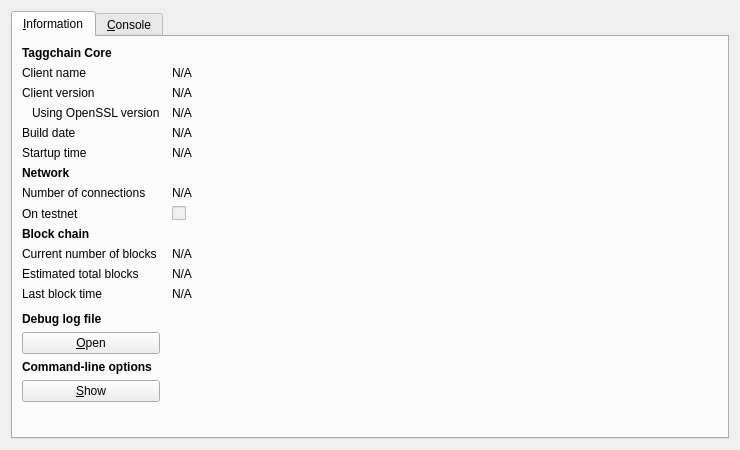
<?xml version="1.0" encoding="UTF-8"?>
<ui version="4.0">
 <class>RPCConsole</class>
 <widget class="QDialog" name="RPCConsole">
  <property name="geometry">
   <rect>
    <x>0</x>
    <y>0</y>
    <width>740</width>
    <height>450</height>
   </rect>
  </property>
  <property name="windowTitle">
   <string>Taggchain - Debug window</string>
  </property>
  <layout class="QVBoxLayout" name="verticalLayout_2">
   <item>
    <widget class="QTabWidget" name="tabWidget">
     <property name="currentIndex">
      <number>0</number>
     </property>
     <widget class="QWidget" name="tab_info">
      <attribute name="title">
       <string>&amp;Information</string>
      </attribute>
      <layout class="QGridLayout" name="gridLayout" columnstretch="0,1">
       <property name="horizontalSpacing">
        <number>12</number>
       </property>
       <item row="0" column="0">
        <widget class="QLabel" name="label_9">
         <property name="font">
          <font>
           <weight>75</weight>
           <bold>true</bold>
          </font>
         </property>
         <property name="text">
          <string>Taggchain Core</string>
         </property>
        </widget>
       </item>
       <item row="1" column="0">
        <widget class="QLabel" name="label_5">
         <property name="text">
          <string>Client name</string>
         </property>
        </widget>
       </item>
       <item row="1" column="1">
        <widget class="QLabel" name="clientName">
         <property name="cursor">
          <cursorShape>IBeamCursor</cursorShape>
         </property>
         <property name="text">
          <string>N/A</string>
         </property>
         <property name="textFormat">
          <enum>Qt::PlainText</enum>
         </property>
         <property name="textInteractionFlags">
          <set>Qt::LinksAccessibleByMouse|Qt::TextSelectableByKeyboard|Qt::TextSelectableByMouse</set>
         </property>
        </widget>
       </item>
       <item row="2" column="0">
        <widget class="QLabel" name="label_6">
         <property name="text">
          <string>Client version</string>
         </property>
        </widget>
       </item>
       <item row="2" column="1">
        <widget class="QLabel" name="clientVersion">
         <property name="cursor">
          <cursorShape>IBeamCursor</cursorShape>
         </property>
         <property name="text">
          <string>N/A</string>
         </property>
         <property name="textFormat">
          <enum>Qt::PlainText</enum>
         </property>
         <property name="textInteractionFlags">
          <set>Qt::LinksAccessibleByMouse|Qt::TextSelectableByKeyboard|Qt::TextSelectableByMouse</set>
         </property>
        </widget>
       </item>
       <item row="3" column="0">
        <widget class="QLabel" name="label_14">
         <property name="text">
          <string>Using OpenSSL version</string>
         </property>
         <property name="indent">
          <number>10</number>
         </property>
        </widget>
       </item>
       <item row="3" column="1">
        <widget class="QLabel" name="openSSLVersion">
         <property name="cursor">
          <cursorShape>IBeamCursor</cursorShape>
         </property>
         <property name="text">
          <string>N/A</string>
         </property>
         <property name="textFormat">
          <enum>Qt::PlainText</enum>
         </property>
         <property name="textInteractionFlags">
          <set>Qt::LinksAccessibleByMouse|Qt::TextSelectableByKeyboard|Qt::TextSelectableByMouse</set>
         </property>
        </widget>
       </item>
       <item row="4" column="0">
        <widget class="QLabel" name="label_12">
         <property name="text">
          <string>Build date</string>
         </property>
        </widget>
       </item>
       <item row="4" column="1">
        <widget class="QLabel" name="buildDate">
         <property name="cursor">
          <cursorShape>IBeamCursor</cursorShape>
         </property>
         <property name="text">
          <string>N/A</string>
         </property>
         <property name="textFormat">
          <enum>Qt::PlainText</enum>
         </property>
         <property name="textInteractionFlags">
          <set>Qt::LinksAccessibleByMouse|Qt::TextSelectableByKeyboard|Qt::TextSelectableByMouse</set>
         </property>
        </widget>
       </item>
       <item row="5" column="0">
        <widget class="QLabel" name="label_13">
         <property name="text">
          <string>Startup time</string>
         </property>
        </widget>
       </item>
       <item row="5" column="1">
        <widget class="QLabel" name="startupTime">
         <property name="cursor">
          <cursorShape>IBeamCursor</cursorShape>
         </property>
         <property name="text">
          <string>N/A</string>
         </property>
         <property name="textFormat">
          <enum>Qt::PlainText</enum>
         </property>
         <property name="textInteractionFlags">
          <set>Qt::LinksAccessibleByMouse|Qt::TextSelectableByKeyboard|Qt::TextSelectableByMouse</set>
         </property>
        </widget>
       </item>
       <item row="6" column="0">
        <widget class="QLabel" name="label_11">
         <property name="font">
          <font>
           <weight>75</weight>
           <bold>true</bold>
          </font>
         </property>
         <property name="text">
          <string>Network</string>
         </property>
        </widget>
       </item>
       <item row="7" column="0">
        <widget class="QLabel" name="label_7">
         <property name="text">
          <string>Number of connections</string>
         </property>
        </widget>
       </item>
       <item row="7" column="1">
        <widget class="QLabel" name="numberOfConnections">
         <property name="cursor">
          <cursorShape>IBeamCursor</cursorShape>
         </property>
         <property name="text">
          <string>N/A</string>
         </property>
         <property name="textFormat">
          <enum>Qt::PlainText</enum>
         </property>
         <property name="textInteractionFlags">
          <set>Qt::LinksAccessibleByMouse|Qt::TextSelectableByKeyboard|Qt::TextSelectableByMouse</set>
         </property>
        </widget>
       </item>
       <item row="8" column="0">
        <widget class="QLabel" name="label_8">
         <property name="text">
          <string>On testnet</string>
         </property>
        </widget>
       </item>
       <item row="8" column="1">
        <widget class="QCheckBox" name="isTestNet">
         <property name="enabled">
          <bool>false</bool>
         </property>
         <property name="text">
          <string/>
         </property>
        </widget>
       </item>
       <item row="9" column="0">
        <widget class="QLabel" name="label_10">
         <property name="font">
          <font>
           <weight>75</weight>
           <bold>true</bold>
          </font>
         </property>
         <property name="text">
          <string>Block chain</string>
         </property>
        </widget>
       </item>
       <item row="10" column="0">
        <widget class="QLabel" name="label_3">
         <property name="text">
          <string>Current number of blocks</string>
         </property>
        </widget>
       </item>
       <item row="10" column="1">
        <widget class="QLabel" name="numberOfBlocks">
         <property name="cursor">
          <cursorShape>IBeamCursor</cursorShape>
         </property>
         <property name="text">
          <string>N/A</string>
         </property>
         <property name="textFormat">
          <enum>Qt::PlainText</enum>
         </property>
         <property name="textInteractionFlags">
          <set>Qt::LinksAccessibleByMouse|Qt::TextSelectableByKeyboard|Qt::TextSelectableByMouse</set>
         </property>
        </widget>
       </item>
       <item row="11" column="0">
        <widget class="QLabel" name="label_4">
         <property name="text">
          <string>Estimated total blocks</string>
         </property>
        </widget>
       </item>
       <item row="11" column="1">
        <widget class="QLabel" name="totalBlocks">
         <property name="cursor">
          <cursorShape>IBeamCursor</cursorShape>
         </property>
         <property name="text">
          <string>N/A</string>
         </property>
         <property name="textFormat">
          <enum>Qt::PlainText</enum>
         </property>
         <property name="textInteractionFlags">
          <set>Qt::LinksAccessibleByMouse|Qt::TextSelectableByKeyboard|Qt::TextSelectableByMouse</set>
         </property>
        </widget>
       </item>
       <item row="12" column="0">
        <widget class="QLabel" name="label_2">
         <property name="text">
          <string>Last block time</string>
         </property>
        </widget>
       </item>
       <item row="12" column="1">
        <widget class="QLabel" name="lastBlockTime">
         <property name="cursor">
          <cursorShape>IBeamCursor</cursorShape>
         </property>
         <property name="text">
          <string>N/A</string>
         </property>
         <property name="textFormat">
          <enum>Qt::PlainText</enum>
         </property>
         <property name="textInteractionFlags">
          <set>Qt::LinksAccessibleByMouse|Qt::TextSelectableByKeyboard|Qt::TextSelectableByMouse</set>
         </property>
        </widget>
       </item>
       <item row="13" column="0">
        <spacer name="verticalSpacer_2">
         <property name="orientation">
          <enum>Qt::Vertical</enum>
         </property>
         <property name="sizeHint" stdset="0">
          <size>
           <width>20</width>
           <height>20</height>
          </size>
         </property>
        </spacer>
       </item>
       <item row="14" column="0">
        <widget class="QLabel" name="labelDebugLogfile">
         <property name="font">
          <font>
           <weight>75</weight>
           <bold>true</bold>
          </font>
         </property>
         <property name="text">
          <string>Debug log file</string>
         </property>
        </widget>
       </item>
       <item row="15" column="0">
        <widget class="QPushButton" name="openDebugLogfileButton">
         <property name="toolTip">
          <string>Open the Taggchain debug log file from the current data directory. This can take a few seconds for large log files.</string>
         </property>
         <property name="text">
          <string>&amp;Open</string>
         </property>
         <property name="autoDefault">
          <bool>false</bool>
         </property>
        </widget>
       </item>
       <item row="16" column="0">
        <widget class="QLabel" name="labelCLOptions">
         <property name="font">
          <font>
           <weight>75</weight>
           <bold>true</bold>
          </font>
         </property>
         <property name="text">
          <string>Command-line options</string>
         </property>
        </widget>
       </item>
       <item row="17" column="0">
        <widget class="QPushButton" name="showCLOptionsButton">
         <property name="toolTip">
          <string>Show the Taggchain-Qt help message to get a list with possible Taggchain command-line options.</string>
         </property>
         <property name="text">
          <string>&amp;Show</string>
         </property>
         <property name="autoDefault">
          <bool>false</bool>
         </property>
        </widget>
       </item>
       <item row="18" column="0">
        <spacer name="verticalSpacer">
         <property name="orientation">
          <enum>Qt::Vertical</enum>
         </property>
         <property name="sizeHint" stdset="0">
          <size>
           <width>20</width>
           <height>40</height>
          </size>
         </property>
        </spacer>
       </item>
      </layout>
     </widget>
     <widget class="QWidget" name="tab_console">
      <attribute name="title">
       <string>&amp;Console</string>
      </attribute>
      <layout class="QVBoxLayout" name="verticalLayout_3">
       <property name="spacing">
        <number>3</number>
       </property>
       <item>
        <widget class="QTextEdit" name="messagesWidget">
         <property name="minimumSize">
          <size>
           <width>0</width>
           <height>100</height>
          </size>
         </property>
         <property name="readOnly">
          <bool>true</bool>
         </property>
         <property name="tabKeyNavigation" stdset="0">
          <bool>false</bool>
         </property>
         <property name="columnCount" stdset="0">
          <number>2</number>
         </property>
        </widget>
       </item>
       <item>
        <layout class="QHBoxLayout" name="horizontalLayout">
         <property name="spacing">
          <number>3</number>
         </property>
         <item>
          <widget class="QLabel" name="label">
           <property name="text">
            <string notr="true">&gt;</string>
           </property>
          </widget>
         </item>
         <item>
          <widget class="QLineEdit" name="lineEdit"/>
         </item>
         <item>
          <widget class="QPushButton" name="clearButton">
           <property name="maximumSize">
            <size>
             <width>24</width>
             <height>24</height>
            </size>
           </property>
           <property name="toolTip">
            <string>Clear console</string>
           </property>
           <property name="text">
            <string/>
           </property>
           <property name="icon">
            <iconset resource="../bitcoin.qrc">
             <normaloff>:/icons/remove</normaloff>:/icons/remove</iconset>
           </property>
           <property name="shortcut">
            <string notr="true">Ctrl+L</string>
           </property>
           <property name="autoDefault">
            <bool>false</bool>
           </property>
          </widget>
         </item>
        </layout>
       </item>
      </layout>
     </widget>
    </widget>
   </item>
  </layout>
 </widget>
 <resources>
  <include location="../bitcoin.qrc"/>
 </resources>
 <connections/>
</ui>
